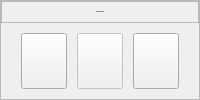
            <widget class="QFrame" name="AttachedDeviceFrame">
             <property name="frameShape">
              <enum>QFrame::Shape::StyledPanel</enum>
             </property>
             <property name="frameShadow">
              <enum>QFrame::Shadow::Raised</enum>
             </property>
             <layout class="QVBoxLayout" name="verticalLayout_13" stretch="0,0">
              <property name="spacing">
               <number>0</number>
              </property>
              <property name="leftMargin">
               <number>0</number>
              </property>
              <property name="topMargin">
               <number>0</number>
              </property>
              <property name="rightMargin">
               <number>0</number>
              </property>
              <property name="bottomMargin">
               <number>0</number>
              </property>
              <item>
               <widget class="QFrame" name="AttachedDeviceTitleFrame">
                <property name="frameShape">
                 <enum>QFrame::Shape::StyledPanel</enum>
                </property>
                <property name="frameShadow">
                 <enum>QFrame::Shadow::Raised</enum>
                </property>
                <layout class="QVBoxLayout" name="verticalLayout_14">
                 <item>
                  <widget class="QLabel" name="AttachedDeviceTitle">
                   <property name="font">
                    <font>
                     <family>Segoe UI</family>
                     <pointsize>-1</pointsize>
                     <bold>true</bold>
                    </font>
                   </property>
                   <property name="text">
                    <string>Attach to Device</string>
                   </property>
                   <property name="alignment">
                    <set>Qt::AlignmentFlag::AlignCenter</set>
                   </property>
                  </widget>
                 </item>
                </layout>
               </widget>
              </item>
              <item>
               <layout class="QHBoxLayout" name="AttachedDeviceInteractionFrame">
                <property name="spacing">
                 <number>10</number>
                </property>
                <property name="leftMargin">
                 <number>20</number>
                </property>
                <property name="topMargin">
                 <number>10</number>
                </property>
                <property name="rightMargin">
                 <number>20</number>
                </property>
                <property name="bottomMargin">
                 <number>10</number>
                </property>
                <item>
                 <widget class="QPushButton" name="LeftControllerButton">
                  <property name="sizePolicy">
                   <sizepolicy hsizetype="Minimum" vsizetype="Expanding">
                    <horstretch>0</horstretch>
                    <verstretch>0</verstretch>
                   </sizepolicy>
                  </property>
                  <property name="text">
                   <string/>
                  </property>
                  <property name="icon">
                   <iconset resource="../../resources-nonbin/customIcons.qrc">
                    <normaloff>:/icons/leftControllerPNG.png</normaloff>:/icons/leftControllerPNG.png</iconset>
                  </property>
                  <property name="iconSize">
                   <size>
                    <width>40</width>
                    <height>40</height>
                   </size>
                  </property>
                 </widget>
                </item>
                <item>
                 <widget class="QPushButton" name="HMDButton">
                  <property name="enabled">
                   <bool>false</bool>
                  </property>
                  <property name="sizePolicy">
                   <sizepolicy hsizetype="Minimum" vsizetype="Expanding">
                    <horstretch>0</horstretch>
                    <verstretch>0</verstretch>
                   </sizepolicy>
                  </property>
                  <property name="minimumSize">
                   <size>
                    <width>0</width>
                    <height>0</height>
                   </size>
                  </property>
                  <property name="text">
                   <string/>
                  </property>
                  <property name="icon">
                   <iconset resource="../../resources-nonbin/customIcons.qrc">
                    <normaloff>:/icons/hmdPNG.png</normaloff>:/icons/hmdPNG.png</iconset>
                  </property>
                  <property name="iconSize">
                   <size>
                    <width>40</width>
                    <height>40</height>
                   </size>
                  </property>
                 </widget>
                </item>
                <item>
                 <widget class="QPushButton" name="RightControllerButton">
                  <property name="sizePolicy">
                   <sizepolicy hsizetype="Minimum" vsizetype="Expanding">
                    <horstretch>0</horstretch>
                    <verstretch>0</verstretch>
                   </sizepolicy>
                  </property>
                  <property name="text">
                   <string/>
                  </property>
                  <property name="icon">
                   <iconset resource="../../resources-nonbin/customIcons.qrc">
                    <normaloff>:/icons/rightControllerPNG.png</normaloff>:/icons/rightControllerPNG.png</iconset>
                  </property>
                  <property name="iconSize">
                   <size>
                    <width>40</width>
                    <height>40</height>
                   </size>
                  </property>
                 </widget>
                </item>
               </layout>
              </item>
             </layout>
            </widget>
